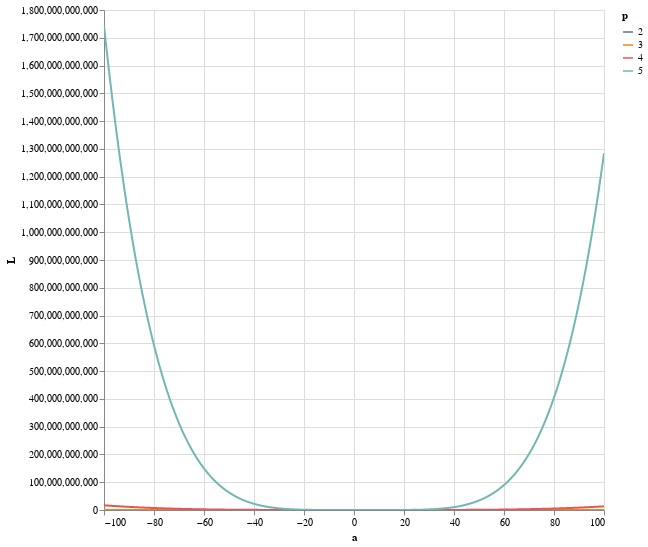

The cell this chart's notebook holds for it:
### Code cell
altair_plot_lossfunc(pnorms=[2, 3, 4, 5])

### Figure 1 — Vega-Lite specification as saved in the notebook (floating-point values rounded to 4 significant figures; data arrays with more than 128 entries replaced by an {"elided": "..."} marker saying what was removed)
{"config": {"view": {"continuousWidth": 300, "continuousHeight": 300}}, "data": {"name": "data-5b4278690ca26aae5c14920fb6def13d"}, "mark": {"type": "line"}, "encoding": {"color": {"field": "p", "type": "nominal"}, "x": {"field": "a", "type": "quantitative"}, "y": {"field": "L", "type": "quantitative"}}, "height": 500, "params": [{"name": "param_3", "select": {"type": "interval", "encodings": ["x", "y"]}, "bind": "scales"}], "width": 500, "$schema": "https://vega.github.io/schema/vega-lite/v5.8.0.json", "datasets": {"data-5b4278690ca26aae5c14920fb6def13d": {"elided": "8004 records"}}}
